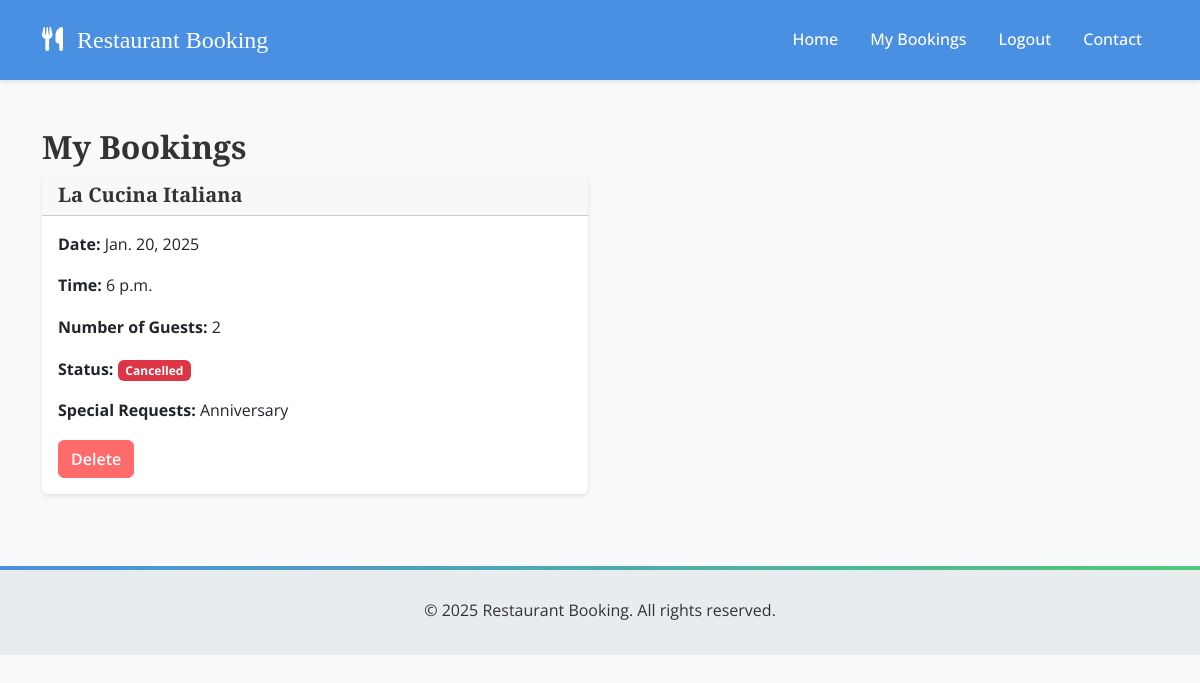
The app's page /bookings/ (signed in), older data.
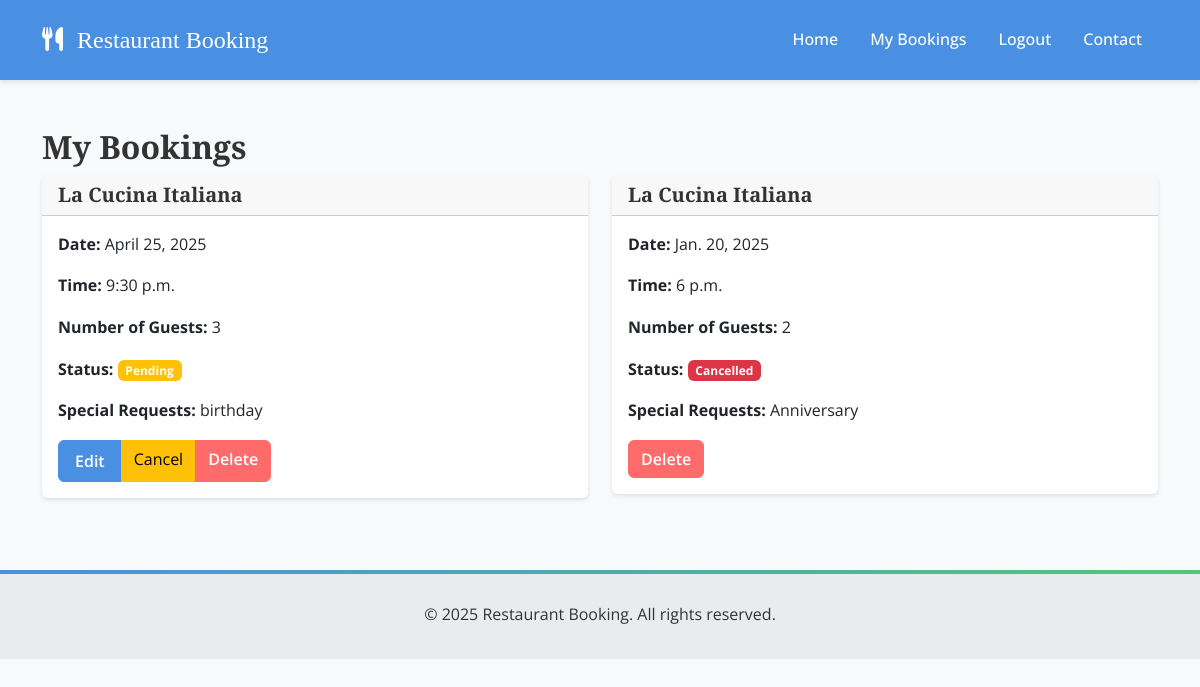
The same page, newer data.
### restaurant/models.py (models this page shows, shortened)
class Booking(models.Model):
    STATUS_CHOICES = [
        ('pending', 'Pending'),
        ('confirmed', 'Confirmed'),
        ('cancelled', 'Cancelled'),
    ]
    user = models.ForeignKey(User, on_delete=models.CASCADE)
    restaurant = models.ForeignKey(Restaurant, on_delete=models.CASCADE)
    table = models.ForeignKey(
        Table,
        on_delete=models.CASCADE,
        null=True,
        blank=True
    )  # Optional table assignment
    time_slot = models.ForeignKey(
        TimeSlot,
        on_delete=models.CASCADE,
        null=True,
        blank=True
    )  # Optional time slot
    date = models.DateField()
    time = models.TimeField()
    number_of_guests = models.PositiveIntegerField()
    special_requests = models.TextField(blank=True, null=True)
    status = models.CharField(
        max_length=20,
        choices=STATUS_CHOICES,
        default='pending'
    )
    created_at = models.DateTimeField(auto_now_add=True)
    updated_at = models.DateTimeField(auto_now=True)
    class Meta:
        ordering = ['-date', '-time']  # Orders bookings by date and time

class Restaurant(models.Model):
    name = models.CharField(max_length=100)
    address = models.CharField(max_length=200)
    description = models.TextField(blank=True)
    opening_time = models.TimeField(
        default=datetime.strptime('09:00', '%H:%M').time()
    )
    closing_time = models.TimeField(
        default=datetime.strptime('22:00', '%H:%M').time()
    )
    capacity = models.IntegerField(default=50)
    contact_number = models.CharField(max_length=20)
    email = models.EmailField()

### restaurant/views.py (the view)
# urls.py: path('bookings/', views.my_bookings, name='my_bookings'),
@login_required
def my_bookings(request):
    bookings = Booking.objects.filter(
        user=request.user
    ).order_by('-date', '-time')
    return render(
        request,
        'restaurant/my_bookings.html',
        {'bookings': bookings}
    )

### restaurant/templates/restaurant/my_bookings.html
{% extends "base.html" %}
{% block content %}
<div class="container mt-5">
    <h2>My Bookings</h2>
    {% if bookings %}
        <div class="row">
            {% for booking in bookings %}
                <div class="col-md-6 mb-4">
                    <div class="card">
                        <div class="card-header">
                            <h5 class="card-title mb-0">{{ booking.restaurant.name }}</h5>
                        </div>
                        <div class="card-body">
                            <p><strong>Date:</strong> {{ booking.date }}</p>
                            <p><strong>Time:</strong> {{ booking.time }}</p>
                            <p><strong>Number of Guests:</strong> {{ booking.number_of_guests }}</p>
                            <p><strong>Status:</strong>
                                <span class="badge {% if booking.status == 'confirmed' %}bg-success{% elif booking.status == 'pending' %}bg-warning{% else %}bg-danger{% endif %}">
                                    {{ booking.status|title }}
                                </span>
                            </p>
                            {% if booking.special_requests %}
                                <p><strong>Special Requests:</strong> {{ booking.special_requests }}</p>
                            {% endif %}
                            <div class="btn-group">
                                {% if booking.status != 'cancelled' %}
                                    <a href="{% url 'edit_booking' booking.id %}" class="btn btn-primary">Edit</a>
                                    <a href="{% url 'cancel_booking' booking.id %}" class="btn btn-warning" onclick="return confirm('Are you sure you want to cancel this booking?')">Cancel</a>
                                {% endif %}
                                <a href="{% url 'delete_booking' booking.id %}" class="btn btn-danger" onclick="return confirm('Are you sure you want to delete this booking? This action cannot be undone.')">Delete</a>
                            </div>
                        </div>
                    </div>
                </div>
            {% endfor %}
        </div>
    {% else %}
        <div class="alert alert-info">
            You don't have any bookings yet.
        </div>
    {% endif %}
</div>
{% endblock %}

### templates/base.html (shortened to what this page needs)
{% load static %}
{% url 'account_logout' as logout_url %}
{% url 'account_signup' as signup_url %}
{% url 'account_login' as login_url %}
<!DOCTYPE html>
<html lang="en">
<head>
    <link href="https://cdnjs.cloudflare.com/ajax/libs/bootstrap/5.3.2/css/bootstrap.min.css" rel="stylesheet">
    <link href="https://cdnjs.cloudflare.com/ajax/libs/font-awesome/6.0.0/css/all.min.css" rel="stylesheet">
    <link href="{% static 'css/custom.css' %}" rel="stylesheet">
</head>
<body>
    <nav class="navbar navbar-expand-lg">
        <div class="container">
            <a class="navbar-brand" href="{% url 'restaurant_list' %}">
                <i class="fas fa-utensils me-2"></i>
                Restaurant Booking
            </a>
            <div class="collapse navbar-collapse" id="navbarNav">
                <ul class="navbar-nav ms-auto">
                    <li class="nav-item">
                        <a class="nav-link" href="{% url 'restaurant_list' %}">Home</a>
                    </li>
                    {% if user.is_authenticated %}
                    <li class="nav-item">
                        <a class="nav-link" href="{% url 'my_bookings' %}">My Bookings</a>
                    </li>
                    <li class="nav-item">
                        <a class="nav-link {% if request.path == logout_url %}active{% endif %}"
                            href="{% url 'account_logout' %}">Logout</a>
                    </li>
                    {% endif %}
                    <li class="nav-item">
                        <a class="nav-link" href="{% url 'contact' %}">Contact</a>
                    </li>
                </ul>
            </div>
        </div>
    </nav>
    <main>
        {% block content %}{% endblock %}
    </main>
    <footer>
        <div class="container text-center">
            <p class="mb-0">© 2025 Restaurant Booking. All rights reserved.</p>
        </div>
    </footer>
</body>
</html>

### static/css/custom.css (style rules this page uses)
:root { --primary-color: #4A90E2; --secondary-color: #50C878; --accent-color: #FF6B6B; --background-color: #F8F9FA; --text-color: #333333; --light-gray: #E9ECEF; --dark-gray: #6C757D; --heading-font: 'Playfair Display', serif; --body-font: 'Open Sans', sans-serif; --special-font: 'Lato', sans-serif; --spacing-xs: 0.25rem; --spacing-sm: 0.5rem; --spacing-md: 1rem; --spacing-lg: 1.5rem; --spacing-xl: 2rem; }
body { font-family: var(--body-font); color: var(--text-color); background-color: var(--background-color); line-height: 1.6; }
h1, h2, h3, h4, h5, h6 { font-family: var(--heading-font); font-weight: 600; color: var(--text-color); }
h2 { font-size: 2rem; }
h5 { font-size: 1.25rem; }
.navbar { background-color: var(--primary-color) !important; padding: var(--spacing-md) 0; box-shadow: 0 2px 4px rgba(0,0,0,0.1); }
.navbar-brand { font-family: var(--heading-font); font-size: 1.5rem; color: white !important; }
.nav-link { font-family: var(--body-font); font-weight: 500; padding: var(--spacing-sm) var(--spacing-md) !important; color: white !important; transition: color 0.3s ease; }
.card { border: none; box-shadow: 0 2px 4px rgba(0,0,0,0.1); transition: all 0.3s cubic-bezier(0.4, 0, 0.2, 1); margin-bottom: var(--spacing-md); overflow: hidden; position: relative; }
.card::before { content: ''; position: absolute; top: 0; left: 0; width: 100%; height: 100%; background: linear-gradient(45deg, rgba(74, 144, 226, 0.1), rgba(80, 200, 120, 0.1)); opacity: 0; transition: opacity 0.3s ease; }
.card-title { font-family: var(--heading-font); color: var(--text-color); }
footer { background-color: var(--light-gray); padding: var(--spacing-xl) 0; margin-top: var(--spacing-xl); font-family: var(--body-font); position: relative; }
footer::before { content: ''; position: absolute; top: 0; left: 0; width: 100%; height: 4px; background: linear-gradient(90deg, var(--primary-color), var(--secondary-color)); }
.btn { position: relative; overflow: hidden; transition: all 0.3s cubic-bezier(0.4, 0, 0.2, 1); }
.btn::after { content: ''; position: absolute; top: 50%; left: 50%; width: 5px; height: 5px; background: rgba(255, 255, 255, 0.5); opacity: 0; border-radius: 100%; transform: scale(1, 1) translate(-50%); transform-origin: 50% 50%; }
.btn-primary { background-color: var(--primary-color); border-color: var(--primary-color); font-family: var(--body-font); font-weight: 600; padding: var(--spacing-sm) var(--spacing-md); transition: all 0.3s ease; }
.btn-danger { background-color: var(--accent-color); border-color: var(--accent-color); font-family: var(--body-font); font-weight: 600; }

Row changes from the older to the newer data that the page shows:
added Booking: restaurant.name "La Cucina Italiana", date "April 25, 2025", time "9:30 p.m.", number_of_guests "3", status "Pending", special_requests "birthday", shows "Edit"
